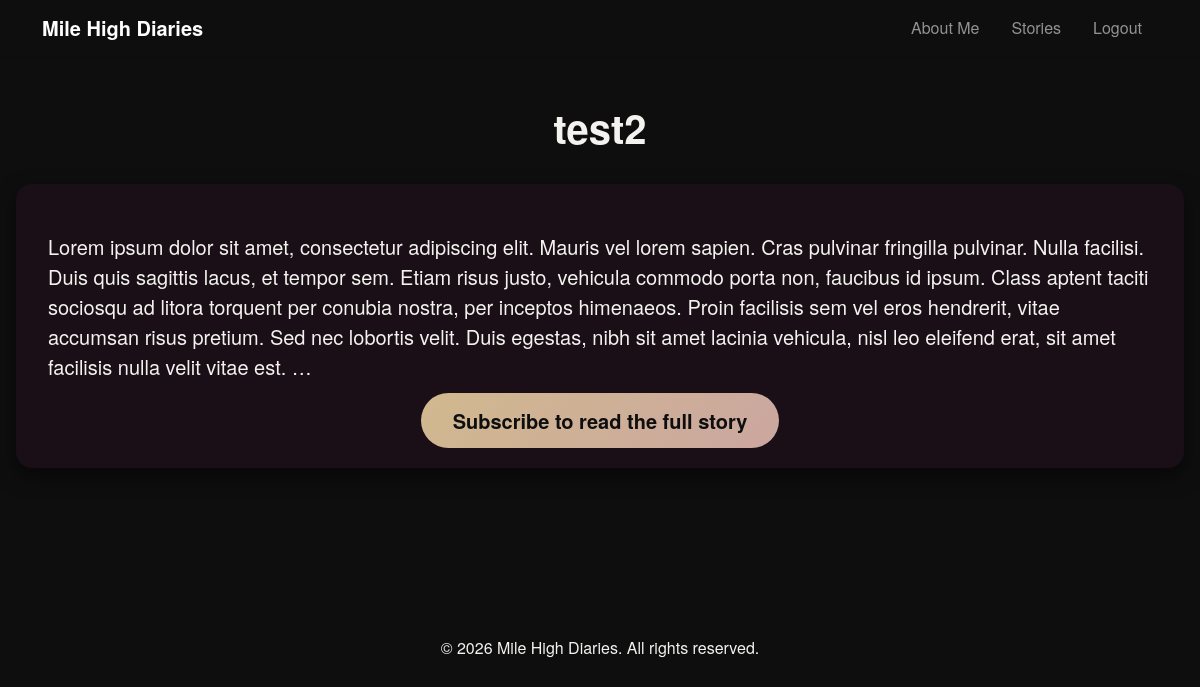
Screenshot of /test2/ (signed in) with the database file from the repository.
### subscriptions/models.py (models this page shows, shortened)
class Post(models.Model):
    title = models.CharField(max_length=100, help_text="Enter a title for your blog post.")
    slug = models.SlugField(max_length=200, unique=True)
    sub_title = models.CharField(max_length=100, blank=True, help_text="Enter a sub-title for your blog post.")
    content = models.TextField(max_length=100000, help_text="Enter the content of your blog post here.", unique=True)
    created_at = models.DateTimeField(auto_now_add=True, help_text="The time at which your post was created.")
    updated_at = models.DateTimeField(auto_now_add=True, help_text="The last time your blog post was updated.")
    class Meta:
        ordering = ['updated_at']

### subscriptions/views.py (the view)
# urls.py: path('<slug:slug>/', views.post_detail, name="post_detail"),
@login_required
def post_detail(request, slug):
    post = get_object_or_404(Post, slug=slug)
    subscription = None
    try:
        stripe_customer = StripeCustomer.objects.get(user=request.user)
        stripe.api_key = settings.STRIPE_SECRET_KEY
        subscription = stripe.Subscription.retrieve(stripe_customer.stripeSubscriptionId)
    except Exception:
        subscription = None
    chunks = chunk_text(post.content, 4000)
    paginator = Paginator(chunks, 1)
    page_number = request.GET.get("page")
    page_obj = paginator.get_page(page_number)
    return render(request, "subscriptions/post_detail.html", {
        "post": post,
        "page_obj": page_obj,
        "subscription": subscription,
    })

### subscriptions/views.py (called while the page is built)
def chunk_text(text, size=2000):
    return [text[i:i+size] for i in range(0, len(text), size)]

### templates/subscriptions/post_detail.html (shortened to what this page needs)
{% load static %} {% include "subscriptions/navbar.html" %}
{% block content %}
<div class="no-select">
  <div class="story-container">
    <h1 class="story-title">{{ post.title }}</h1>
    {% if subscription and subscription.status == "active" %}
    <div class="story-card mb-5">
      <article class="fs-5">
        <p>{{ page_obj.object_list.0|linebreaks }}</p>
        <p class="story-meta">Created on: {{ post.created_at }}</p>
      </article>
      <div class="d-flex justify-content-between mt-4">
        {% if page_obj.has_previous %}
        <a
          href="?page={{ page_obj.previous_page_number }}"
          class="pagination-btn"
          >← Previous Page</a
        >
        {% else %}
        <span></span>
        {% endif %}
        <span class="text-pearl">
          Page {{ page_obj.number }} of {{ page_obj.paginator.num_pages }}
        </span>
        {% if page_obj.has_next %}
        <a href="?page={{ page_obj.next_page_number }}" class="pagination-btn"
          >Next Page →</a
        >
        {% endif %}
      </div>
    </div>
    <div class="story-nav">
      {% if post.get_previous_by_created_at %}
      <a
        href="{% url 'post_detail' post.get_previous_by_created_at.slug %}"
        class="btn-subscribe"
        >← Previous Story</a
      >
      {% else %}
      <span></span>
      {% endif %} {% if post.get_next_by_created_at %}
      <a
        href="{% url 'post_detail' post.get_next_by_created_at.slug %}"
        class="btn-subscribe"
        >Next Story →</a
      >
      {% endif %}
    </div>
    {% else %}
    <div class="story-card mb-5">
      <article class="fs-5">
        <p>{{ post.content|truncatewords:80|linebreaks|safe }}</p>
        <div class="text-center mt-4">
          <a href="{% url 'subscriptions-home' %}" class="btn-subscribe">
            Subscribe to read the full story
          </a>
        </div>
      </article>
    </div>
    {% endif %}
  </div>
</div>
<footer class="text-center mt-5 py-4">
  &copy; <span id="year"></span> Mile High Diaries. All rights reserved.
</footer>
{% endblock %}

### templates/subscriptions/post_detail.html (style rules this page uses)
.story-container { max-width: 1300px; margin: auto; padding: 3rem 1rem; }
.story-title { font-weight: 700; font-size: 2.5rem; margin-bottom: 2rem; text-align: center; color: var(--pearl); }
.story-card { background-color: var(--card-bg); color: var(--pearl); border-radius: 1rem; padding: 2rem; box-shadow: 0 8px 20px rgba(0, 0, 0, 0.5); transition: transform 0.3s ease, box-shadow 0.3s ease; }
.btn-subscribe { background: linear-gradient(135deg, var(--gold), var(--rose)); color: var(--noir); font-weight: 600; padding: 0.8rem 2rem; border: none; border-radius: 50px; transition: all 0.3s ease; }
a { text-decoration: none; }
.no-select { -webkit-user-select: none; -moz-user-select: none; -ms-user-select: none; user-select: none; }

### rows the page displays
Post: title "test2", content "Lorem ipsum dolor sit amet, consectetur adipiscing elit. Mauris vel lorem sapien. Cras pulvinar fringilla pulvinar. Nulla facilisi. Duis quis sagittis lacus, et tempor sem. Etiam risus justo, vehicula commodo porta non, faucibus id ipsum. Class aptent taciti sociosqu ad litora torquent per conubia nostra, per inceptos himenaeos. Proin facilisis sem vel eros hendrerit, vitae accumsan risus pretium. Sed nec lobortis velit. Duis egestas, nibh sit amet lacinia vehicula, nisl leo eleifend erat, sit amet facilisis nulla velit vitae est. …"
